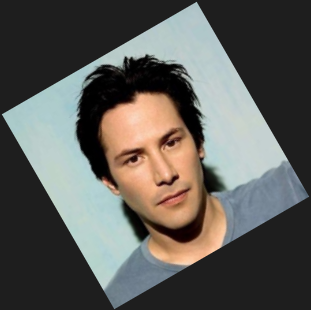
#> input picture opencv/02-图像旋转与基本操作/practice/02-旋转截取/assets/rotate01.png, 311 x 310 px
$ python demo.py
#> lines starting #> are read from the running program, lines starting #| are printed output that depends on the picture
import cv2
import numpy as np
import math

origin_img = cv2.imread("./assets/rotate01.png")
#> origin_img is the input picture: shape (310, 311, 3); mean B, G, R 88.6, 92.8, 93.9
h, w, c = origin_img.shape
#> h = 310; w = 311; c = 3
M = cv2.getRotationMatrix2D((w / 2, h / 2), -30, 1.0)
dist_img = cv2.warpAffine(origin_img, M, dsize=(h, w))
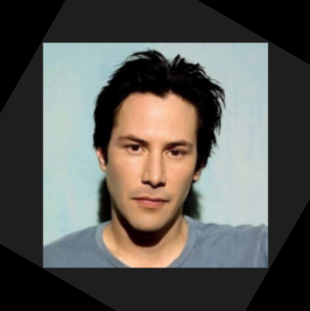
#> dist_img: shape (311, 310, 3); mean B, G, R 84, 88.2, 89.2
# 截取区域 200 x 200
crop_size = (200, 200)
x1 = int((w - crop_size[0]) / 2)
#> x1 = 55
y1 = int((h - crop_size[1]) / 2)
#> y1 = 55
x2 = x1 + crop_size[0]
#> x2 = 255
y2 = y1 + crop_size[1]
#> y2 = 255
dist_img = dist_img[y1:y2, x1:x2]
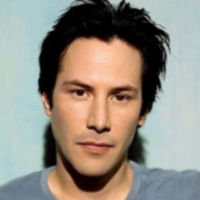
#> dist_img: shape (200, 200, 3); mean B, G, R 130.7, 141, 147.5

cv2.imshow("dist", dist_img)
cv2.waitKey(0)
cv2.destroyAllWindows()

$ run again, with opencv/02-图像旋转与基本操作/practice/02-旋转截取/assets/rotate02.png copied over opencv/02-图像旋转与基本操作/practice/02-旋转截取/assets/rotate01.png
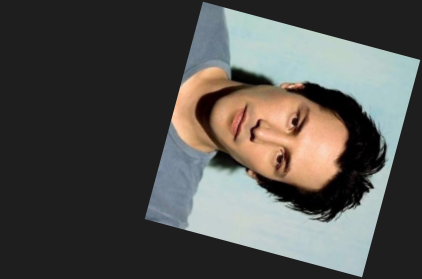
#> input picture opencv/02-图像旋转与基本操作/practice/02-旋转截取/assets/rotate02.png, 422 x 279 px
#> origin_img is the input picture: shape (279, 422, 3); mean B, G, R 78, 81.4, 82.3
#> `dist_img = cv2.warpAffine(origin_img, M, dsize=(h, w))`:
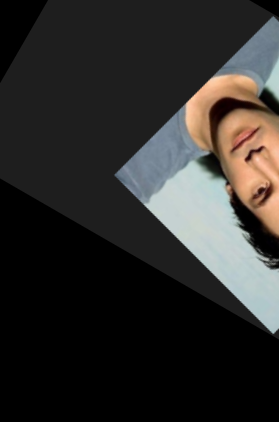
#> dist_img: shape (422, 279, 3); mean B, G, R 43, 44.9, 46.6
#> `dist_img = dist_img[y1:y2, x1:x2]`:
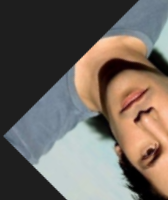
#> dist_img: shape (200, 168, 3); mean B, G, R 94.1, 101.1, 109.2
